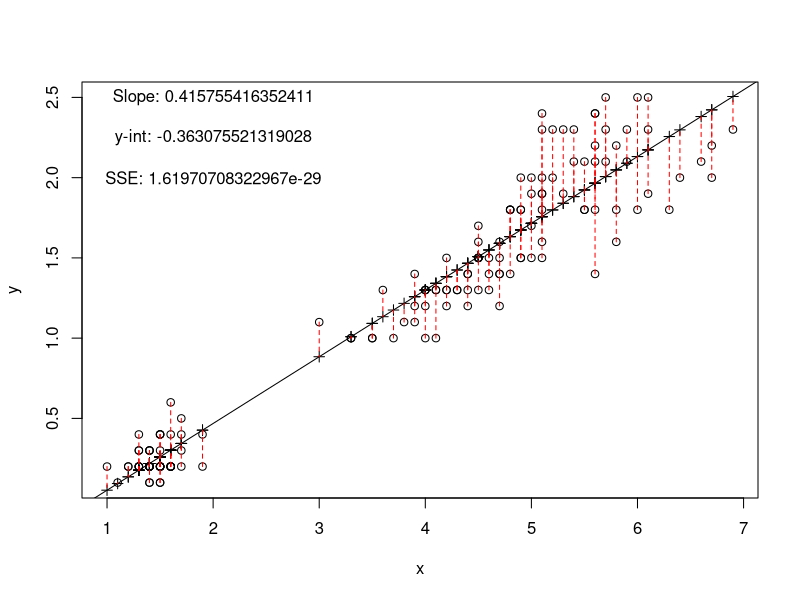
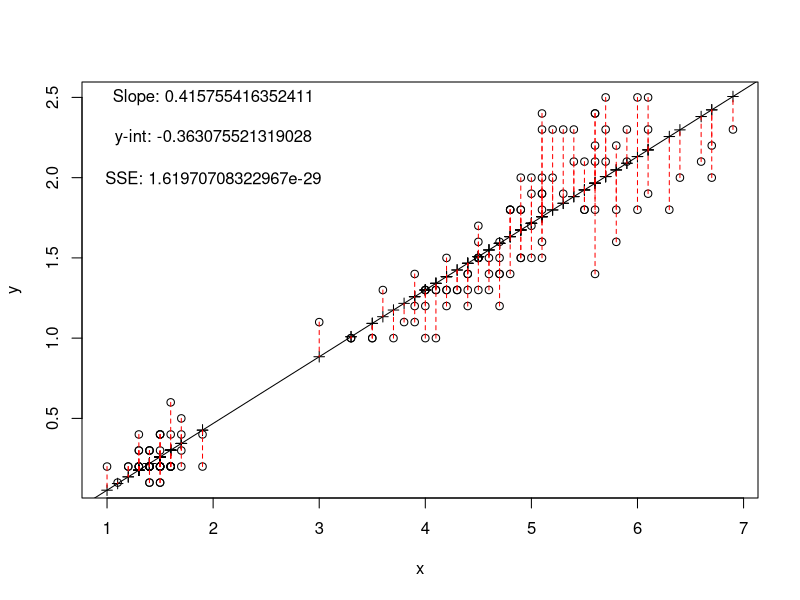
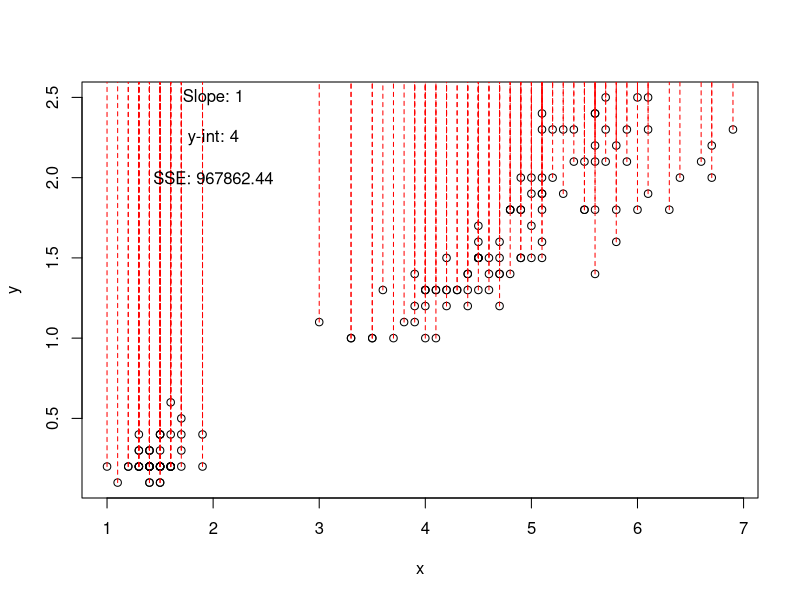
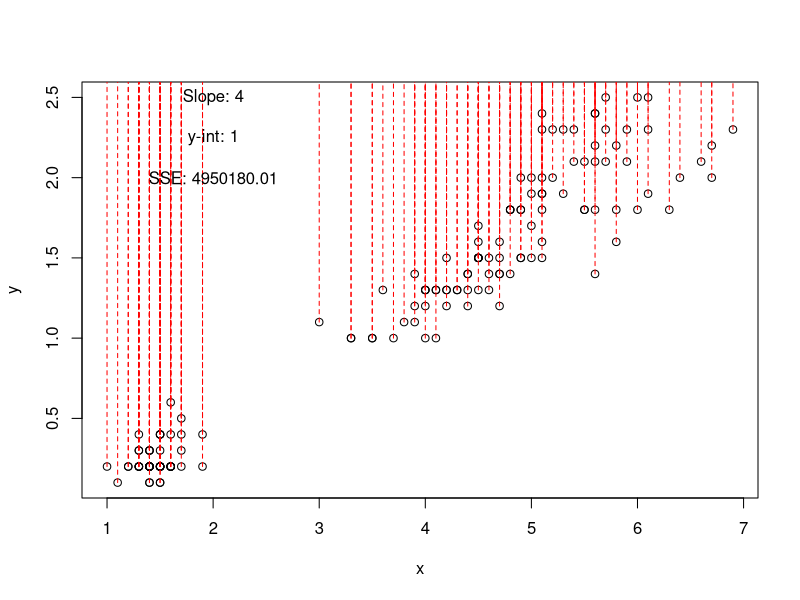
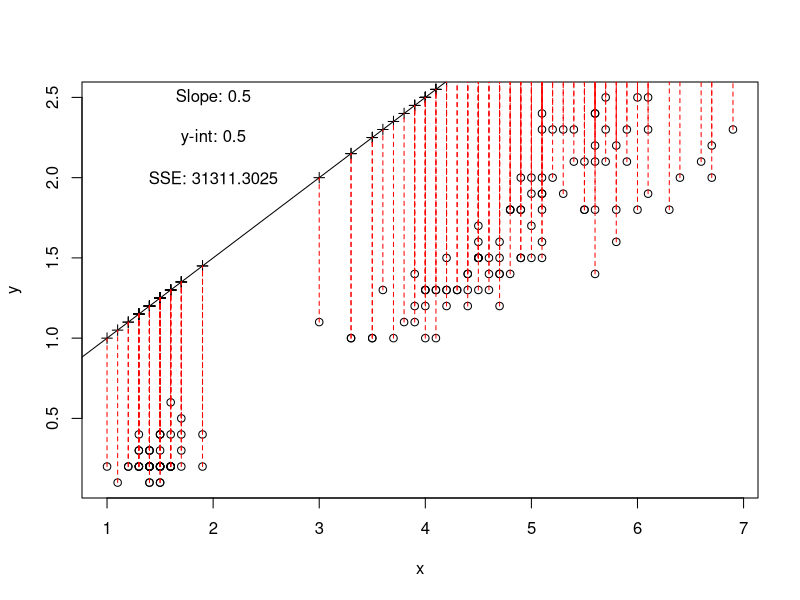
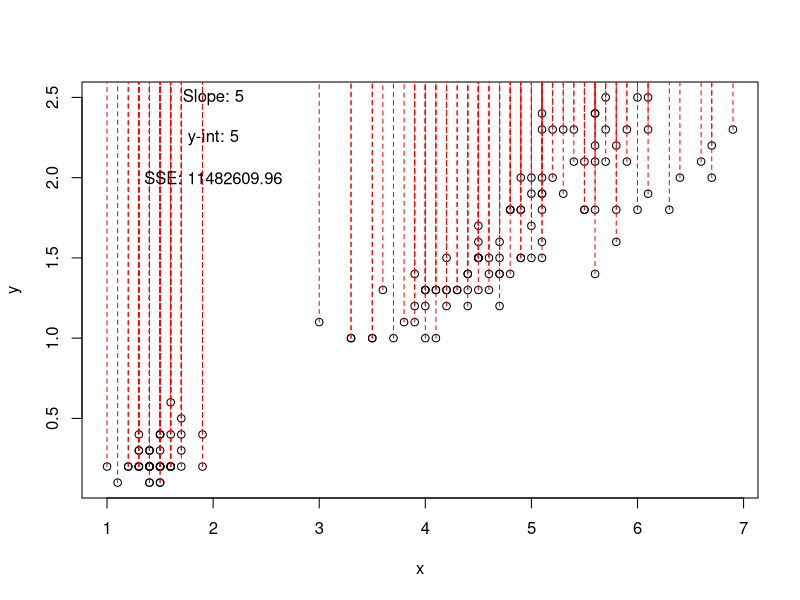
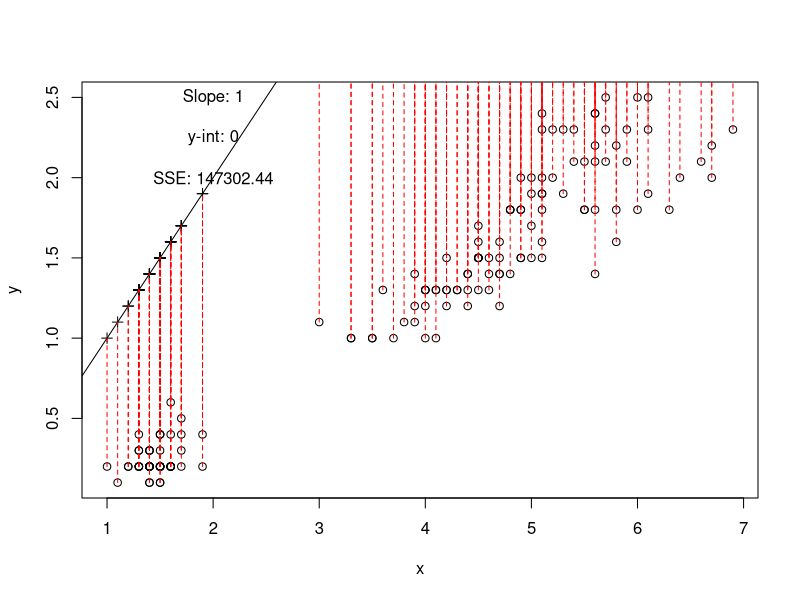

These figures' R source, in order:
iris	# Fisherʻs iris dataset
dim(iris)	# dimensions
names(iris)

## Renaming iris with more convenient names
## Accessing vectors within iris, saving as separate objects

names(iris) <- c("sepalL", "sepalW",  "petalL", "petalW", "species")
species <- iris$species   
x <- iris$petalL
y <- iris$petalW


## Illustrating regression by graphing 

fit <- lm( y ~ x )  # fitting the linear model
b <- coef( fit ) # grabbing the coefficients
int <- b[1] # intercept
slope <- b[2] # slope

plot(x, y) # plotting the data points
abline(fit) # drawing the regression line on the plot
# look up help for ?abline and figure out how to use 
# abline by specify slope and intercept.

yhat <- slope*x + int # the fitted values

points( x, yhat, pch=3)  # adding the fitted points

## if we want to draw line segments between the 150th
## point and the fitted regression value for it:
i=150
segments( x[i], y[i], x[i], yhat[i], col="red" )

## R is "vectorized": it will work on vectors all at once:
segments( x, y, x, yhat, col="red", lty=2 )

sse <- (yhat-y)
SSE <- sum((sse))^2

text(2,2.5, paste("Slope:", slope))
text(2,2.25, paste("y-int:", int))
text(2,2, paste("SSE:", SSE))



#Function Wrap
myplot <- function(x=iris$petalL, y=iris$petalW, myint=int, myslope=slope)	{
	yhat <- myslope*x + myint
	se <- yhat - y
	sse <- sum(se)^2
	plot(x, y)
	abline(myint, myslope)
	points(x, yhat, pch=3)
	segments(x, y, x, yhat, col="red", lty=2)
	text(2,2.5, paste("Slope:", myslope))
	text(2,2.25, paste("y-int:", myint))
	text(2,2, paste("SSE:", sse))
}

myplot()
myplot(myint=4, myslope=1)
myplot(myint=1, myslope=4)
myplot(myint=0.5, myslope=0.5)
myplot(myint=5, myslope=5)
myplot(myint=0, myslope=1)


#My Function
milestokm <- function(x=cars$speed, y=cars$dist)	{
	x <- x*1.60934
	y <- y*1.60934
	plot(x, y)
}
